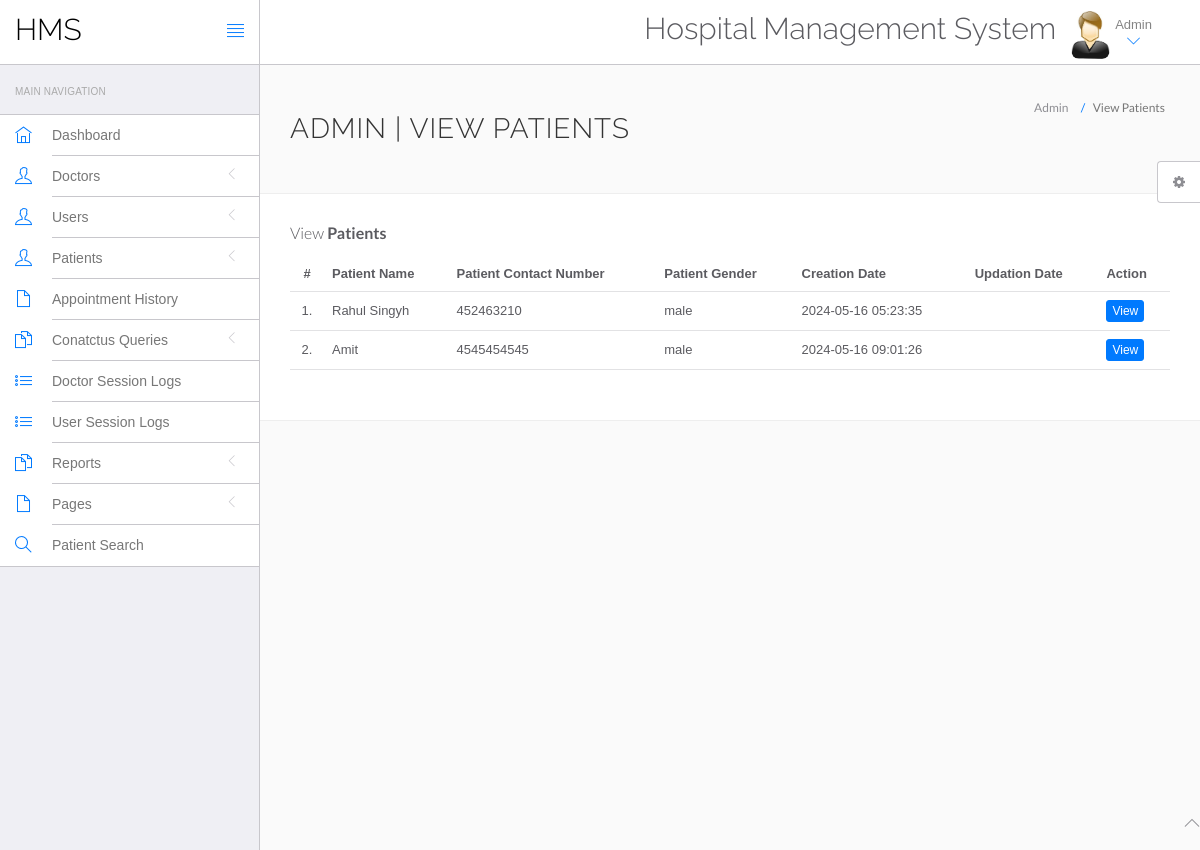
/hospital/hms/admin/manage-patient.php (signed in), run on the app's committed database.
### tables this page shows
CREATE TABLE `tblpatient` (
  `ID` int(10) NOT NULL,
  `Docid` int(10) DEFAULT NULL,
  `PatientName` varchar(200) DEFAULT NULL,
  `PatientContno` bigint(10) DEFAULT NULL,
  `PatientEmail` varchar(200) DEFAULT NULL,
  `PatientGender` varchar(50) DEFAULT NULL,
  `PatientAdd` mediumtext DEFAULT NULL,
  `PatientAge` int(10) DEFAULT NULL,
  `PatientMedhis` mediumtext DEFAULT NULL,
  `CreationDate` timestamp NULL DEFAULT current_timestamp(),
  `UpdationDate` timestamp NULL DEFAULT NULL ON UPDATE current_timestamp()
);

### hospital/hms/admin/manage-patient.php (the view, shortened to what this page needs)
<?php
include('include/config.php');
if(strlen($_SESSION['id']==0)) {
 header('location:logout.php');
  } else{
?>
<!DOCTYPE html>
<html lang="en">
	<head>
		<link rel="stylesheet" href="vendor/bootstrap/css/bootstrap.min.css">
		<link rel="stylesheet" href="vendor/fontawesome/css/font-awesome.min.css">
		<link rel="stylesheet" href="vendor/themify-icons/themify-icons.min.css">
		<link href="vendor/animate.css/animate.min.css" rel="stylesheet" media="screen">
		<link href="vendor/perfect-scrollbar/perfect-scrollbar.min.css" rel="stylesheet" media="screen">
		<link href="vendor/switchery/switchery.min.css" rel="stylesheet" media="screen">
		<link href="vendor/bootstrap-touchspin/jquery.bootstrap-touchspin.min.css" rel="stylesheet" media="screen">
		<link href="vendor/select2/select2.min.css" rel="stylesheet" media="screen">
		<link href="vendor/bootstrap-datepicker/bootstrap-datepicker3.standalone.min.css" rel="stylesheet" media="screen">
		<link href="vendor/bootstrap-timepicker/bootstrap-timepicker.min.css" rel="stylesheet" media="screen">
		<link rel="stylesheet" href="assets/css/styles.css">
		<link rel="stylesheet" href="assets/css/plugins.css">
		<link rel="stylesheet" href="assets/css/themes/theme-1.css" id="skin_color" />
	</head>
	<body>
		<div id="app">
<?php include('include/sidebar.php');?>
<div class="app-content">
<?php include('include/header.php');?>
<div class="main-content" >
<div class="wrap-content container" id="container">
<section id="page-title">
<div class="row">
<div class="col-sm-8">
<h1 class="mainTitle">Admin | View Patients</h1>
</div>
<ol class="breadcrumb">
<li>
<span>Admin</span>
</li>
<li class="active">
<span>View Patients</span>
</li>
</ol>
</div>
</section>
<div class="container-fluid container-fullw bg-white">
<div class="row">
<div class="col-md-12">
<h5 class="over-title margin-bottom-15">View <span class="text-bold">Patients</span></h5>
<table class="table table-hover" id="sample-table-1">
<thead>
<tr>
<th class="center">#</th>
<th>Patient Name</th>
<th>Patient Contact Number</th>
<th>Patient Gender </th>
<th>Creation Date </th>
<th>Updation Date </th>
<th>Action</th>
</tr>
</thead>
<tbody>
<?php
$sql=mysqli_query($con,"select * from tblpatient");
$cnt=1;
while($row=mysqli_fetch_array($sql))
{
?>
<tr>
<td class="center"><?php echo $cnt;?>.</td>
<td class="hidden-xs"><?php echo $row['PatientName'];?></td>
<td><?php echo $row['PatientContno'];?></td>
<td><?php echo $row['PatientGender'];?></td>
<td><?php echo $row['CreationDate'];?></td>
<td><?php echo $row['UpdationDate'];?>
</td>
<td>
<a href="view-patient.php?viewid=<?php echo $row['ID'];?>" class="btn btn-primary btn-xs" target="_blank">View</a>
</td>
</tr>
<?php
$cnt=$cnt+1;
 }?></tbody>
</table>
</div>
</div>
</div>
</div>
</div>
</div>
</div>
	<?php include('include/footer.php');?>
	<?php include('include/setting.php');?>
	</body>
</html>
<?php } ?>

### hospital/hms/admin/assets/css/themes/theme-1.css (style rules this page uses)
body { background: #FAFAFA; }

### data on the page
tblpatient: PatientName "Rahul Singyh", PatientContno "452463210", PatientGender "male", CreationDate "2024-05-16 05:23:35"
tblpatient: PatientName "Amit", PatientContno "4545454545", PatientGender "male", CreationDate "2024-05-16 09:01:26"
